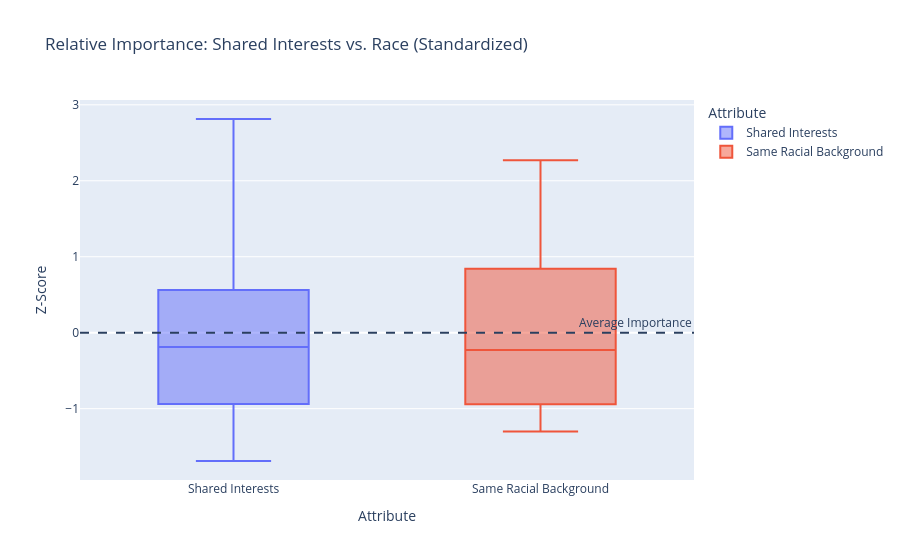

Source (notebook cell):
### Code cell
from sklearn.preprocessing import StandardScaler

# 1. Filter out Waves 6-9 (where they used a 1-10 scale for shared interests)
# We only want the waves where they used the 100-point allocation method.
df_clean = df[~df['wave'].isin([6, 7, 8, 9])].copy()
# Drop rows where either value is missing to keep the comparison fair
df_clean = df_clean.dropna(subset=['shar1_1', 'imprace'])

# 2. Initialize the Scaler
scaler = StandardScaler()

# 3. Compute Z-Scores for both columns
# This transforms them to the same scale (Mean = 0, Std Dev = 1)
df_clean[['z_shared_interest', 'z_race_importance']] = scaler.fit_transform(df_clean[['shar1_1', 'imprace']])

# 4. Melt the data for plotting
df_melted_z = df_clean.melt(
    value_vars=['z_shared_interest', 'z_race_importance'], 
    var_name='Attribute', 
    value_name='Z-Score'
)

# Rename for nicer labels in the plot
df_melted_z['Attribute'] = df_melted_z['Attribute'].map({
    'z_shared_interest': 'Shared Interests', 
    'z_race_importance': 'Same Racial Background'
})

# 5. Visualize
fig = px.box(
    df_melted_z, 
    x='Attribute', 
    y='Z-Score', 
    title="Relative Importance: Shared Interests vs. Race (Standardized)",
    color='Attribute',
    points="outliers" # Only show outliers to keep it clean, or "all" to see distribution
)

# Add a zero line to show the average
fig.add_hline(y=0, line_dash="dash", annotation_text="Average Importance")

fig.show()

print("Average Z-Score for Shared Interests:", df_clean['z_shared_interest'].mean())
print("Average Z-Score for Race Importance:", df_clean['z_race_importance'].mean())

### Figure 1 — Plotly figure (JSON) as saved in the notebook; plotly's stock layout.template omitted (floating-point values rounded to 4 significant figures; data arrays with more than 128 entries replaced by an {"elided": "..."} marker saying what was removed)
{"data": [{"alignmentgroup": "True", "boxpoints": "outliers", "hovertemplate": "Attribute=%{x}<br>Z-Score=%{y}<extra></extra>", "legendgroup": "Shared Interests", "marker": {"color": "#636efa"}, "name": "Shared Interests", "notched": false, "offsetgroup": "Shared Interests", "orientation": "v", "showlegend": true, "type": "box", "x": {"elided": "6700 str values"}, "x0": " ", "xaxis": "x", "y": {"elided": "6700 float values"}, "y0": " ", "yaxis": "y"}, {"alignmentgroup": "True", "boxpoints": "outliers", "hovertemplate": "Attribute=%{x}<br>Z-Score=%{y}<extra></extra>", "legendgroup": "Same Racial Background", "marker": {"color": "#EF553B"}, "name": "Same Racial Background", "notched": false, "offsetgroup": "Same Racial Background", "orientation": "v", "showlegend": true, "type": "box", "x": {"elided": "6700 str values"}, "x0": " ", "xaxis": "x", "y": {"elided": "6700 float values"}, "y0": " ", "yaxis": "y"}], "layout": {"annotations": [{"showarrow": false, "text": "Average Importance", "x": 1, "xanchor": "right", "xref": "x domain", "y": 0, "yanchor": "bottom", "yref": "y"}], "boxmode": "overlay", "legend": {"title": {"text": "Attribute"}, "tracegroupgap": 0}, "shapes": [{"line": {"dash": "dash"}, "type": "line", "x0": 0, "x1": 1, "xref": "x domain", "y0": 0, "y1": 0, "yref": "y"}], "title": {"text": "Relative Importance: Shared Interests vs. Race (Standardized)"}, "xaxis": {"anchor": "y", "categoryarray": ["Shared Interests", "Same Racial Background"], "categoryorder": "array", "domain": [0, 1], "title": {"text": "Attribute"}}, "yaxis": {"anchor": "x", "domain": [0, 1], "title": {"text": "Z-Score"}}}}
